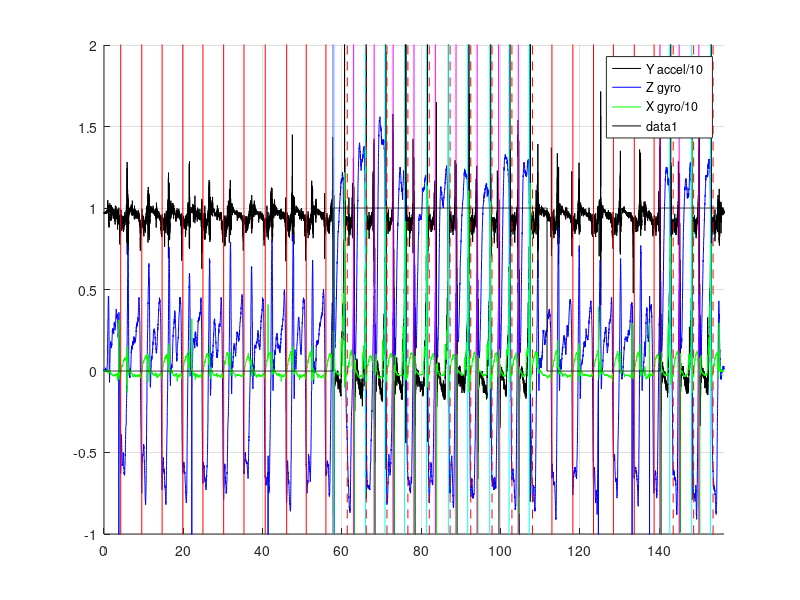

Reproduce this figure in MATLAB.
%CatchTiming.m
%Program to test identifying the catch, feather, square from the sensor data
%March 21, 2019
%Team FrEE SpEEd
%% Read File, parse data, filter
clear all
clf

%M = csvread('data_long_4-3.txt'); % Read in all raw data
%M = csvread('data_med_4-3.txt'); % Read in all raw data
M = csvread('data_short_4-3.txt'); % Read in all raw data


%Parse Data
millis = M(:,11);
xg = M(:,4);
yg = M(:,5);
zg = M(:,6);
xa = M(:,1);
ya = M(:,2);
za = M(:,3);

%Remove start data since gyro values are zero
xg = xg(100:length(xg)-100);
yg = yg(100:length(yg)-100);
zg = zg(100:length(zg)-100);
xa = xa(100:length(xa)-100);
ya = ya(100:length(ya)-100);
za = za(100:length(za)-100);

% Generate time vector
msPerRead=(millis(1000)-millis(1))/1000;
readsPerSecond=1000/msPerRead;
t = linspace(1,length(xg),length(xg))/readsPerSecond;

%smoothing
%ya = movmean(ya,50);

%% Create figure
figure(1)
hold on
grid on
axis([0, max(t), -1, 2])
plot(t, ya/10, 'k-')
plot(t, zg, 'b-')
plot(t, xg/10, 'g-')

%% Initialize variables
numCatches=0;
numSquares=0;
numFeathers=0;

ready4NewCatch=0;
timeChange=0;
featheringState=0; 
featherTimer=0;
reSquaredForCatch=1;
readsPerStrokeCount = 0;
secsPerStroke = 0;
featherOrSquare=1; %assume starting on the square

%% Input data and analyze
%On plot, red line is catch, magenta line is feather, cyan line is square
for i=1:length(t)
    
    %featheringState = whether feathering is happening
    %featherOrSquare = 0 blade is parallel to water, 1 blade is
    %perpendicular to water
    
    %State machine for featherOrSquare
    if(xg(i)<-4 && ya(i)<10 && featherOrSquare==1)
        featheringState=1;
        featherOrSquare=0;
        featherTimer=0;
        pause(0.2)
        plot([t(i),t(i)],[-8,6],'m-')
        drawnow
        numFeathers=numFeathers+1;
    elseif(xg(i)>0.8 && ya(i)>6 && featherOrSquare==0)
        featheringState=1;
        featherOrSquare=1;
        reSquaredForCatch=1; %for catch state machine
        pause(0.2)
        plot([t(i),t(i)],[-8,6],'c-')
        drawnow
        numSquares=numSquares+1;
    end
    
    
    if(featheringState==1)
        featherTimer=featherTimer+1; %counts reads since last feathering motion 
        if(featherTimer>(readsPerSecond*secsPerStroke*1.4))
            featheringState=0; %no longer feathering
            featherOrSquare=1;
            featherTimer=0;
        end
    end
    
    
    %State machine for catches    
    if(ready4NewCatch==0) %not ready for catch
        timeChange=timeChange+1;
        if(timeChange>readsPerSecond*secsPerStroke*0.6)
            ready4NewCatch=1;
            timeChange=0;
        end
        
    elseif(ready4NewCatch==1) %ready for catch
        %criteria depend on if we're feathering or not
        
        %Since **currently** the criteria are pretty much the same for both
        %while feathering and not feathering, we could probably optimize by
        %first checking zg, then checking the rest.
        if(featheringState==1 && zg(i)<-0.4 && zg(i)>zg(i-1)&&reSquaredForCatch==1 )
             pause(0.2)
             plot([t(i),t(i)],[-8,6],'r--')
             drawnow
             ready4NewCatch=0;
             numCatches=numCatches+1;
             secsPerStroke = readsPerStrokeCount/readsPerSecond
             readsPerStrokeCount = 0;
            
        elseif(featheringState==0 && zg(i)<-0.4 && zg(i)>zg(i-1))
             pause(0.2) 
             plot([t(i),t(i)],[-8,6],'r-')
             drawnow
             ready4NewCatch=0;
             numCatches=numCatches+1;
             secsPerStroke = readsPerStrokeCount/readsPerSecond
             readsPerStrokeCount = 0;
             
             reSquaredForCatch=0;
        end   
    end

featheringStateRecord(i)=featheringState; %saves current featheringState
readsPerStrokeCount = readsPerStrokeCount+1;
end

legend('Y accel/10', 'Z gyro', 'X gyro/10');
plot(t,featheringStateRecord,'k')
hold off